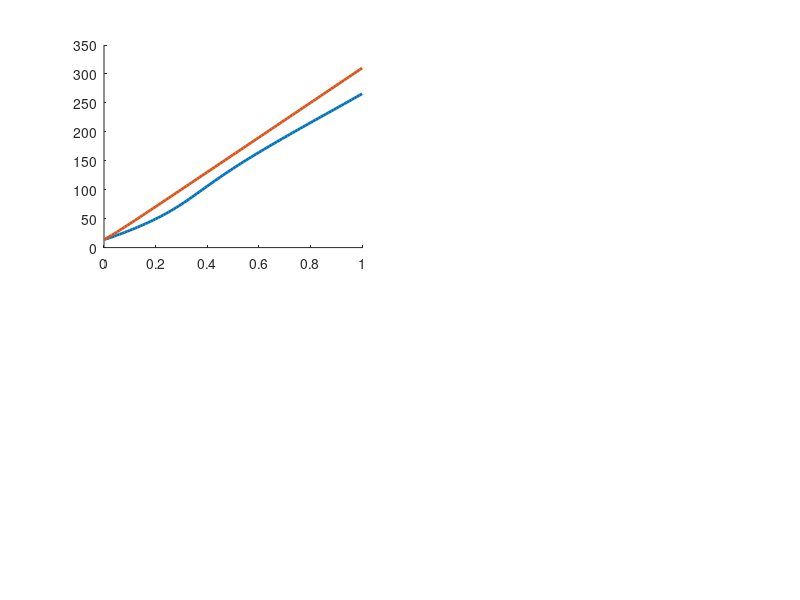

MATLAB code for this plot: (Note: this script raises an error after producing the figure.)
%% Extended Kalman Filter implementation for 2D Range-Bearing Tracking
% Copy-pasted from 1D navigation; fix comments later

function ekf_2D_RT_tracker()

close all; clc

%%
load data_2D_RT_tracker.mat bearTrue rangeTrue timeStamps zBear zRange

nStates = 4;	% States are r, rDot, theta, thetaDot
nMeas	= 2;	% Measurements are r, theta

V		= 50;

%% Error Covariances
Q	= [(1E-2)^2 0; 0 (1E-2*pi/180)^2];
R	= [0.3^2 0; 0 (2*pi/180)^2];

%% Time Step and Interval of Interest
%%
% We have uniformly spaced time stamps, so calculating the difference
% between any two successive instants gives us $dt.$
dt	= timeStamps(2) - timeStamps(1);
%%
% Note the number of time stamps, which will be the number of iterations
% for which the Kalman filter will run.
nTimeStamps = length(timeStamps);

%% Predictive Model and Measurement Model
G	= [ [0; dt] zeros(2, 1); zeros(2, 1) [0; dt] ];
C	= [1 0 0 0; 0 0 1 0];

%% Initialization
xHat	= [zRange(1); V; zBear(1); -V/zRange(1)];	
P		= diag([R(1,1), 0.1, R(2,2), 0.1]);
% 
% [PSteadyState,~,~]	= idare(A', C', (G*Q*G'), R, [], []);
% PSteadyStateStore	= reshape(PSteadyState, nStates^2, 1);
% LSteadyState		= PSteadyState * C' / (C*PSteadyState*C' + R);
%% 
storeXHat	= zeros(nStates, nTimeStamps);
storeP		= zeros(nStates^2, nTimeStamps);
storePTrace	= zeros(1, nTimeStamps);
storeInnov	= zeros(nMeas, nTimeStamps);
storeInnovCovar	= zeros(nMeas^2, nTimeStamps);
storeNormInnov	= zeros(1, nTimeStamps);

%%
storeXHat(:, 1)		= xHat;
storePTrace(:, 1)	= trace(P);
storeP(:, 1)		= reshape(P, nStates^2, 1); 

%% Run Kalman Filter Iterations
for m1 = 1:(nTimeStamps-1)

	%----- Prediction equations to get a preliminary estimate and error covariance.
	u			= 0;
	A			= eye(nStates) + jacobianA(xHat)*dt;

% 	xHatMinus	= xHat + polar_kinematics_2D([], xHat, V)*dt;				% First-order Euler approximation
% 	[~, xSim]	= ode45(@(t,x) polar_kinematics_2D(t,x, V), [0 dt], xHat);	% RK4
% 	xHatMinus	= xSim(end, :)';
	xHatMinus	= one_step_update(xHat, [0; 0]);
	PMinus		= A*P*A' + G*Q*G';

	%----- Compute Kalman gain. Note the use of |/| command instead of inverse.
	L			= (PMinus * C') / (C * PMinus * C' + R );
	
	%----- Measurement update
	z			= [zRange(m1 + 1); zBear(m1 + 1)];
	thisInnov	= z - C*xHatMinus;	

	thisInnovCovar		= C * PMinus * C' + R;
	thisNormalizedInnov = ( thisInnov' / thisInnovCovar ) * thisInnov;

	if m1 == 11
		disp(PMinus)
		disp(R)
		disp(z)
		disp(thisInnov)
		disp(thisInnovCovar)
		disp(thisNormalizedInnov)

		zC1 = [19; 0.6];
		zC2 = [18.82; 0.7];
		zC3	= [19.1; 0.56];

		zT1	= zC1 - C*xHatMinus;
		zT2	= zC2 - C*xHatMinus;
		zT3	= zC3 - C*xHatMinus;

		ni1 = ( zT1' / thisInnovCovar ) * zT1
		ni2 = ( zT2' / thisInnovCovar ) * zT2
		ni3 = ( zT3' / thisInnovCovar ) * zT3

		niSum	= thisNormalizedInnov + ni1 + ni3;
		bta0 = thisNormalizedInnov / niSum
		bta1 = ni1 / niSum
		bta3 = ni3 / niSum

		xHat0 = xHatMinus + L*(thisInnov);
		xHat1 = xHatMinus + L*(zT1);
		xHat3 = xHatMinus + L*(zT3);

		xHat0
		bta0*xHat0 + bta1*xHat1 + bta3*xHat3

	end

	xHat		= xHatMinus + L*(thisInnov);
	P			= (eye(nStates) - L*C)*PMinus;
	
	%----- Store results
	storeXHat(:, m1+1)		= xHat;
	storeP(:, m1+1)			= reshape(P, nStates^2, 1);
	storePTrace(:, m1+1)	= trace(P);
	storeInnov(:, m1+1)		= thisInnov;
	storeInnovCovar(:, m1+1)= reshape(thisInnovCovar, nMeas^2, 1);
	storeNormInnov(:, m1+1)	= thisNormalizedInnov;
end

%% Innovation autocorrelation
nTimeStamps		= length(timeStamps);
nMeasDim		= 2;

innovAutoCorr	= zeros(1, nTimeStamps);
shiftedInnov	= zeros(nMeasDim, nTimeStamps);
twoSigmaBd		= zeros(1, nTimeStamps);
for m1 = 1:nTimeStamps - 10
	shiftedInnov(:,m1+1:end)= storeInnov(:, 2:(nTimeStamps - m1 + 1));
	innovAutoCorr(m1)		= (1 / (nTimeStamps - m1) ) * (...
			sum( shiftedInnov(1, m1+1:end).*storeInnov(1, m1+1:end) ) + ...
			sum( shiftedInnov(2, m1+1:end).*storeInnov(2, m1+1:end) ) );
	twoSigmaBd(m1)			= 2/sqrt(nTimeStamps - m1); 
end

%% Figures of merit of the filter
% format shortE

mseeRange	= mean( (storeXHat(1,:) - rangeTrue).^2 );
mseeBrng	= mean( (storeXHat(3,:) - bearTrue).^2 );

fprintf('----- Mean of innovations autocorrelation (closer to zero is better): \n'); disp( mean(innovAutoCorr(2:end)) )
fprintf('----- Mean square estimation error in range (closer to zero is better): \n'); disp( mseeRange )
fprintf('----- Mean square estimation error in bearing (closer to zero is better): \n'); disp( mseeBrng )


%% Plot Results
fig1 = figure; 
subplot(221); hold on; plot(timeStamps, storeXHat(1,:), 'LineWidth', 2);
hold on;
plot(timeStamps, rangeTrue, 'LineWidth',  2)
make_nice_figures(gcf, gca, 18, [], 'Time (h)', ...
	'Range $\hat{x}_1 = r$ (km)', 'Range and Rate', [],[],[],[]);

subplot(222); hold on; plot(timeStamps, storeXHat(2,:), 'LineWidth', 2)
make_nice_figures(gcf, gca, 18, [], 'Time (h)', ...
	'Range rate $\hat{x}_2 = \dot{r}$ (km/hr)', 'Range and Rate', [],[],[],[]);

subplot(223); hold on; plot(timeStamps, storeXHat(3,:)*180/pi, 'LineWidth', 2);
hold on;
plot(timeStamps, bearTrue*180/pi, 'LineWidth',  2)
make_nice_figures(gcf, gca, 18, [], 'Time (h)', ...
	'Range $\hat{x}_3 = \theta$ (deg)', 'Bearing and Rate', [],[],[],[]);

subplot(224); hold on; plot(timeStamps, storeXHat(4,:)*180/pi, 'LineWidth', 2)
make_nice_figures(gcf, gca, 18, [], 'Time (h)', ...
	'Range rate $\hat{x}_4 = \dot{\theta}$ (deg/hr)', 'Bearing and Rate', [],[],[],[]);




fig2 = figure;
plot(timeStamps, storePTrace, 'LineWidth', 2);
make_nice_figures(gcf, gca, 18, [], 'Time (h)', 'tr$(P)$', 'Trace', [],[],[],[]);

fig3 = figure;
plot(timeStamps, storeP, 'LineWidth', 2); hold on;
make_nice_figures(gcf, gca, 18, [], 'Time (h)', '$p_{ij}$', 'Trace', [],[],[],[]);

ylabel('$p_{ij}$', 'Interpreter', 'latex', 'FontSize', 12);


figure;
subplot(121)
plot(timeStamps, storeInnov(1, :), 'LineWidth', 2); hold on;
ax = gca; ax.ColorOrderIndex = 1;
plot(timeStamps, 2*(storeInnovCovar(1,:).^0.5), ...
	'LineWidth', 2, 'LineStyle', '--'); ax.ColorOrderIndex = 1;
plot(timeStamps, -2*(storeInnovCovar(1,:).^0.5), ...
	'LineWidth', 2, 'LineStyle', '--')

subplot(122)
plot(timeStamps, storeInnov(2, :), 'LineWidth', 2); hold on;
ax = gca; ax.ColorOrderIndex = 2;
plot(timeStamps, 2*(storeInnovCovar(4, :).^0.5), ...
	'LineWidth', 2, 'LineStyle', '--'); ax.ColorOrderIndex = 2;
plot(timeStamps, 2*(storeInnovCovar(4, :).^0.5), ...
	'LineWidth', 2, 'LineStyle', '--')

title('Innovations sequence', 'Interpreter', 'latex', 'FontSize', 14)
xlabel('Time (s)', 'Interpreter', 'latex', 'FontSize', 12);
ylabel('Innovation', 'Interpreter', 'latex', 'FontSize', 12);


figure;
plot(timeStamps, innovAutoCorr, 'LineWidth', 2); hold on;
plot(timeStamps, (2/sqrt(nTimeStamps))*ones(size(timeStamps)), 'LineWidth', 2, 'LineStyle', '--' );
ax = gca; ax.ColorOrderIndex = ax.ColorOrderIndex - 1;
plot(timeStamps, (-2/sqrt(nTimeStamps))*ones(size(timeStamps)), 'LineWidth', 2, 'LineStyle', '--' )
title('Innovations autocorrelation', 'Interpreter', 'latex', 'FontSize', 14)
xlabel('Time (s)', 'Interpreter', 'latex', 'FontSize', 12);
ylabel('Innovation', 'Interpreter', 'latex', 'FontSize', 12);


figure;
histogram(storeNormInnov, 'Normalization','pdf', 'NumBins', 10); hold on;
xPlot = linspace(0, 15, 100);
plot( xPlot, chi2pdf(xPlot, nMeas), 'LineWidth', 3);
make_nice_figures(gcf, gca, 14, [], 'Normalized innovation', 'PDF', 'Normalized Innovation', [],[],[],[]);

figure;
plot(xPlot, chi2cdf(xPlot, nMeas), 'LineWidth', 3); grid on;
make_nice_figures(gcf, gca, 14, [], 'Normalized innovation', 'CDF', 'Chi-square CDF', [],[],[],[]);


%%
	function xDot = system_dynamics_continuous(t_, x_, w_)
		xDot	= zeros(4, 1);
	
	% 	xDot(1) = x_(2);
	% 	xDot(3)	= x_(4);
		xDot(1)	= V*cos(x_(3));
		xDot(3)	= -V*sin(x_(3)) / x_(1);
		xDot(2)	= -V*x_(4)*sin(x_(3)) + w_(1);
		xDot(4)	= V*x_(2)*sin(x_(3)) / (x_(1)^2) - V*x_(4)*cos(x_(3)) / x_(1) + w_(2);
	end
	
	function jacA = jacobianA(x_)
		jacA = zeros(4);
		jacA(1, :)	= [0 1 0 0];
		jacA(3, :)	= [0 0 0 1];
		jacA(2, :)	= V*[0 0 -x_(4)*cos(x_(3)) -sin(x_(3))];
		jacA(4, :)	= V*[ ...
			-2*x_(2)*sin(x_(3))/(x_(1)^3) + x_(4)*cos(x_(3))/(x_(1)^2) ...
			sin(x_(3))/(x_(1)^2) ...
			x_(2)*cos(x_(3))/(x_(1)^2) + x_(4)*sin(x_(3))/x_(1) ...
			-cos(x_(3)) / x_(1)];
	end

	function xk_ = one_step_update(xkMinus1_, wkMinus1_)
		xk_ = xkMinus1_ + ...
			system_dynamics_continuous([], xkMinus1_, wkMinus1_)*dt;		% First-order Euler approximation

		% Alternative to Euler approximation: RK4 (need to fix code to
		% accommodate w)
		% [~, xSim]	= ode45(@polar_kinematics_2D(t,x), [0 dt], xkMinus1_);
		% xk_	= xSim(end, :)';
	end

end